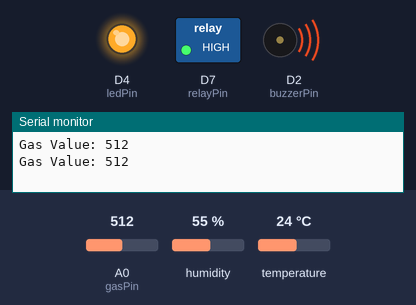
Recording of a sketch running on a simulated ESP8266 (NodeMCU). Shown: switched loads named in the sketch (green lamp = pin HIGH), output pins drawn as LEDs (lit = HIGH), buzzer (waves = sounding, pin HIGH), the last lines printed to the serial monitor. The test bench sets the inputs (shaded band); at power-on: A0 (gasPin) = 512, humidity 55 %, temperature 24 °C. WiFi joins after 1.5 s; servers stay silent unless stated.

Above: at 3.0 s.
3.1 s: A0 (gasPin) set to 218
5.0 s: A0 (gasPin) set to 187
At 6.4 s:
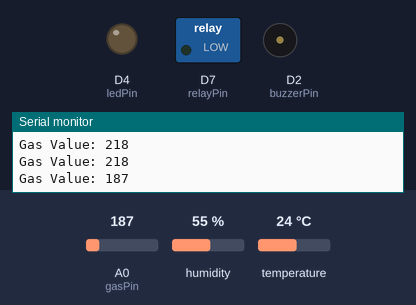
7.3 s: A0 (gasPin) set to 210
At 8.9 s:
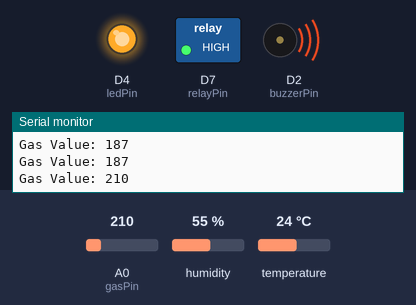
9.4 s: A0 (gasPin) set to 190
At 10.2 s:
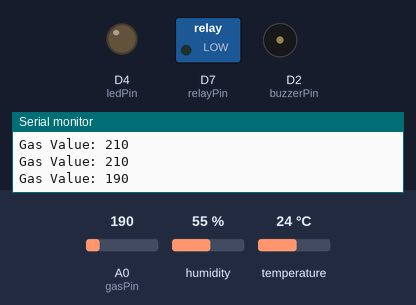
Timing chart, 0 to 12.4 s (numbered marks = the images above; inputs shaded):
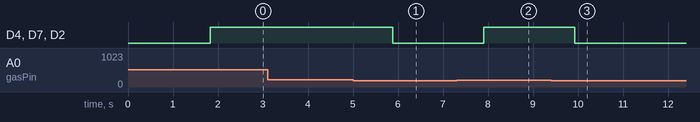

Measured:
- the behaviour switches between 200 and 199 on A0 (gasPin) (found by bisection; images 0 and 1)
- after the input at 5.0 s, D4 (ledPin), D7 (relayPin), D2 (buzzerPin): HIGH → LOW after 0.88 s
- after the input at 7.3 s, D4 (ledPin), D7 (relayPin), D2 (buzzerPin): LOW → HIGH after 0.61 s
- after the input at 9.4 s, D4 (ledPin), D7 (relayPin), D2 (buzzerPin): HIGH → LOW after 0.53 s

The sketch:

PendeteksiAsapKebakaran.ino
```cpp
#include <ESP8266WiFi.h> //sambungin ke WIFI
#include <BlynkSimpleEsp8266.h> //sambungin ke Blynk
#include <DHT.h> // sambungin ke sensor suhu

#define DHTPIN D5          // Pin sensor DHT11 terhubung ke D5
#define DHTTYPE DHT11      // DHT 11 (sensor suhu)

char auth[] = "8trlr3idn7mAoct4eskqXItUcc7Fa6Z9"; //Untuk menyambungkan alat ke Blynk
char ssid[] = "ADC"; //Nama WIFI
char pass[] = "24096214"; //Password WIFI

int gasPin = A0;         // Pin sensor MQ-2 terhubung ke A0
int flamePin = D1;       // Pin sensor flame terhubung ke D1
int relayPin = D7;       // Pin relay terhubung ke D7
int buzzerPin = D2;      // Pin buzzer terhubung ke D2
int ledPin = D4;        // Pin lampu terhubung ke D4
int relayStatus = LOW;   // Status relay (awalnya mati)

int manualRelayStatus = LOW;  // Manual relay status (awalnya mati)

DHT dht(DHTPIN, DHTTYPE); // Declare DHT object

void setup()
{
  Serial.begin(9600); // Memunculkan serial di monitor
  Blynk.begin(auth, ssid, pass);
  pinMode(relayPin, OUTPUT);
  pinMode(buzzerPin, OUTPUT);
  pinMode(ledPin, OUTPUT);

  dht.begin(); // Instalasi Sensor DHT
}

void loop()
{
  Blynk.run();

  // Membaca suhu dan kelembaban dari Sensor DHT
  float temperature = dht.readTemperature();
  float humidity = dht.readHumidity();

  // Mengirim suhu dan kelembaban nilai ke aplikasi Blynk
  Blynk.virtualWrite(V5, temperature);
  Blynk.virtualWrite(V6, humidity);

  int gasValue = analogRead(gasPin); // Membaca nilai sensor gas dari A0
  Serial.print("Gas Value: ");
  Serial.println(gasValue); // Mencetak nilai gas ke Serial Monitor

  int flameValue = analogRead(flamePin); // Membaca sensor api dari D1

  int fuzzyGasOutput = fuzzyMamdaniGas(gasValue);
  int fuzzyFlameOutput = fuzzyMamdaniFlame(flameValue);

  // Logika fuzzy mengontrol sensor gas
  if (fuzzyGasOutput == 1) {
    // Apabila level gas adalah HIGH (Tinggi)
    relayStatus = HIGH;
    digitalWrite(buzzerPin, HIGH);
    digitalWrite(ledPin, HIGH);
    Blynk.virtualWrite(V0, "Gas Terdeteksi!");
    Blynk.logEvent("gas", "Gas Terdeteksi!");

  } else if (fuzzyFlameOutput == 1) {
    // Apabila api mendeteksi level HIGH (Tinggi)
    relayStatus = HIGH;
    digitalWrite(buzzerPin, HIGH);
    digitalWrite(ledPin, HIGH);
    Blynk.virtualWrite(V0, "Api Terdeteksi!");
    Blynk.logEvent("flame", "Api Terdeteksi!");

  } else {
    relayStatus = LOW;
    digitalWrite(buzzerPin, LOW);
    digitalWrite(ledPin, LOW);
    Blynk.virtualWrite(V1, 0);
  }

  // Untuk ON-Off manual Relay
  if (manualRelayStatus == HIGH) {
    relayStatus = manualRelayStatus;
    digitalWrite(buzzerPin, HIGH);
    digitalWrite(ledPin, HIGH);
    Blynk.virtualWrite(V0, "Relay activated manually");
  }

  digitalWrite(relayPin, relayStatus);

  delay(1000);
}


int fuzzyMamdaniGas(int gasValue)
{
  // Tentukan perangkat linguistik dan variabel linguistik

  // Set linguistik untuk gasValue
  int low = 0;
  int high = 0;

  // Mendefinisikan batas-batas himpunan linguistik
  int lowThreshold = 0;   // Untuk GasLow
  int highThreshold = 200;  // Untuk GasHigh

  // Fuzzifikasi
  if (gasValue < lowThreshold) {
    low = 1;
  } else if (gasValue >= lowThreshold && gasValue < highThreshold) {
    high = (float)(gasValue - lowThreshold) / (highThreshold - lowThreshold); // Linear membership function
  } else {
    high = 1;
  }

  // Aturan Fuzzy (Inferensi)

  // Fuzzy Rule 1: If gasValue is low, then output = 0
  int rule1Output = low;

  // Fuzzy Rule 2: If gasValue is high, then output = 1
  int rule2Output = high;

  // Defuzzifikasi

  // Using the MAX method to get crisp output
  int fuzzyOutput = max(rule1Output, rule2Output);

  // Convert to 0 or 1
  if (fuzzyOutput >= 0.5) {
    fuzzyOutput = 1;
  } else {
    fuzzyOutput = 0;
  }

  return fuzzyOutput;
}

int fuzzyMamdaniFlame(int flameValue)
{
    // Himpunan linguistik untuk flameValue
  int low = 0;
  int medium = 0;
  int high = 0;

  // Tentukan batas-batas himpunan linguistik
  int lowThreshold = 100;
  int highThreshold = 500;

  // Fuzzifikasi
  if (flameValue < lowThreshold) {
    low = 1;
  } else if (flameValue >= lowThreshold && flameValue < highThreshold) {
    medium = 0.5;
  } else {
    high = 0;
  }

  // Tentukan aturan fuzzy

  // Aturan fuzzy 1: Jika flameValue rendah, maka output = 0
  int rule1Output = low;

  // Aturan fuzzy 2: Jika flameValue sedang, maka output = 0.5
  int rule2Output = medium;

  // Aturan fuzzy 3: Jika flameValue tinggi, maka output = 1
  int rule3Output = high;

  // Defuzzifikasi

  // Menggunakan metode MAX untuk mendapatkan nilai tegas
  int fuzzyOutput = max(max(rule1Output, rule2Output), rule3Output);

  // Konversi menjadi 0 atau 1
  if (fuzzyOutput >= 0.5) {
    fuzzyOutput = 1;
  } else {
    fuzzyOutput = 0;
  }

  return fuzzyOutput;
}

BLYNK_WRITE(V4)
{
  manualRelayStatus = param.asInt();
  if (manualRelayStatus == HIGH) {
    Blynk.virtualWrite(V0, "Relay activated manually");
  } else {
    Blynk.virtualWrite(V0, "Relay deactivated manually");
  }
}
```
